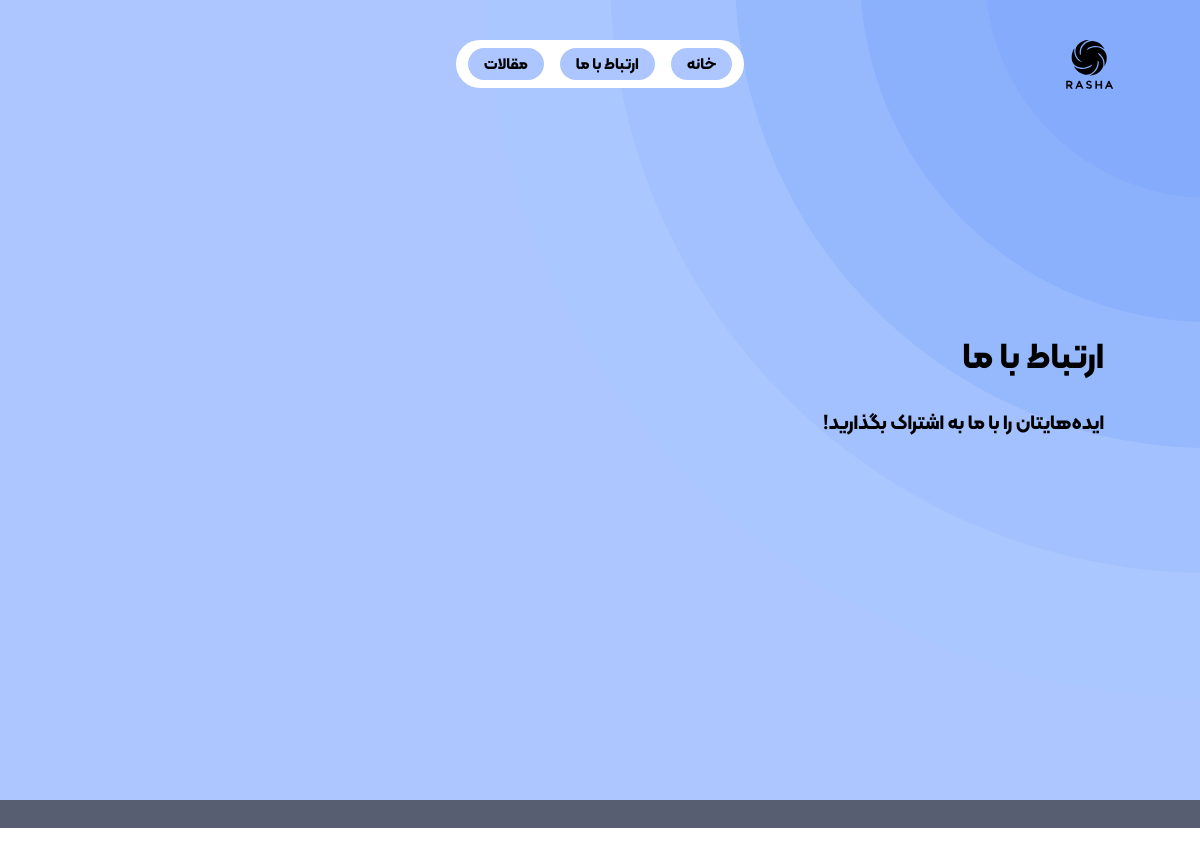
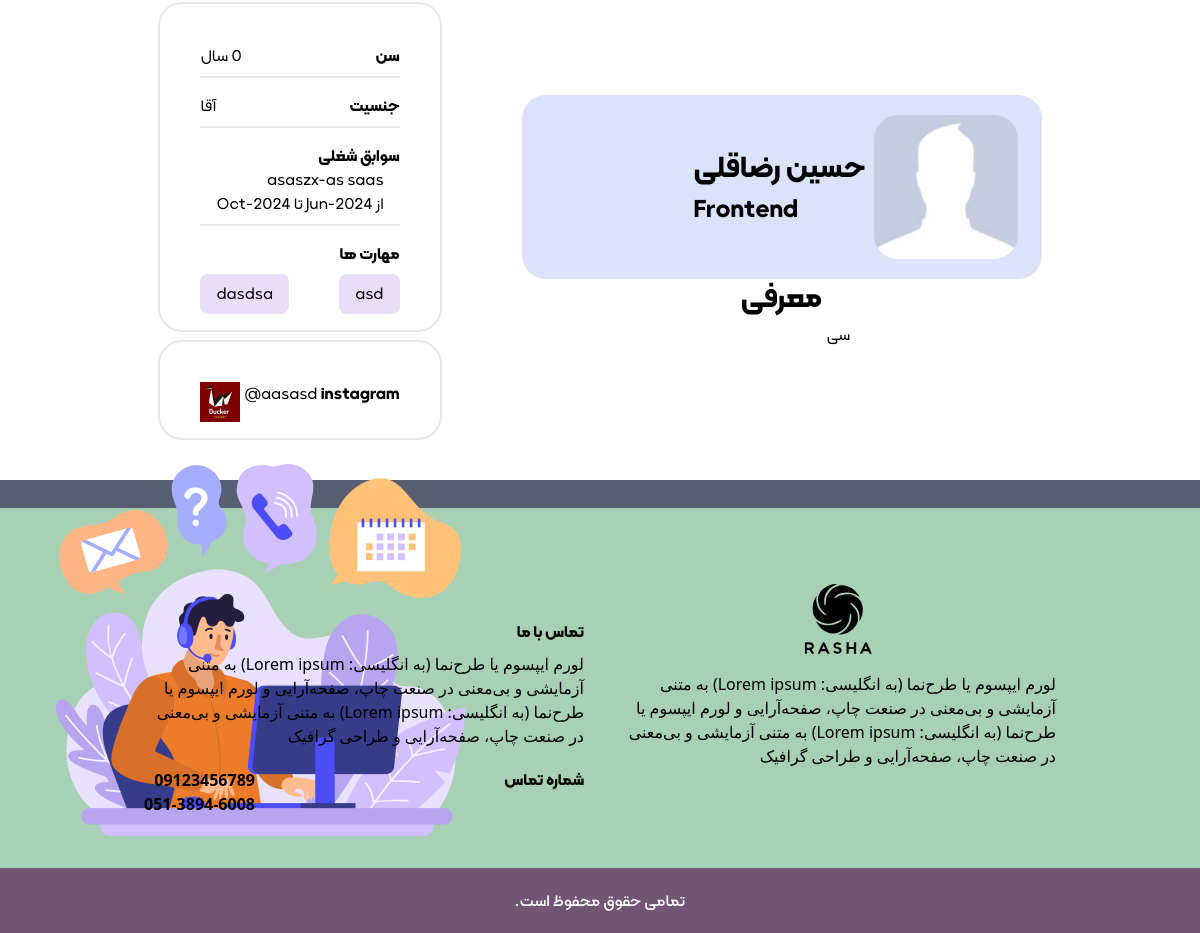
The app's page /user/hossein/ with its own data (2 pictures, top to bottom).
### core/models.py (models this page shows, shortened)
class Profile(models.Model):
    GENDER_CHOICES = (
        ('M', 'آقا'),
        ('F', 'خانم'),
    )
    user = models.OneToOneField(User, on_delete=models.CASCADE)
    age = models.PositiveSmallIntegerField(default=0)
    full_name = models.CharField(max_length=100)
    gender = models.CharField(max_length=1, choices=GENDER_CHOICES)
    avatar = models.ImageField(upload_to='avatars/')
    bio = models.TextField()
    role = models.CharField(max_length=100)
    skills = models.ManyToManyField('Skill', blank=True, verbose_name="skills")
    def get_image_url(self):
        if self.avatar:
            return self.avatar.url
        return None
    def __str__(self):
        return self.full_name

class WorkHistory(models.Model):
    user = models.ForeignKey(Profile, on_delete=models.CASCADE, related_name='work_history',
                             verbose_name="work history",
                             blank=True, null=True)
    title = models.CharField(max_length=200, verbose_name="work title", help_text="work title", blank=True,
                             null=True)
    company = models.CharField(max_length=200, verbose_name="company", help_text="company", blank=True, null=True)
    start_date = models.DateField(verbose_name="start date", help_text="start date", blank=True, null=True)
    end_date = models.DateField(verbose_name="end date", help_text="end date", blank=True, null=True)

class Skill(models.Model):
    name = models.CharField(max_length=100)
    image = models.ImageField(upload_to='skills/')
    def __str__(self):
        return self.name

class UserSocial(models.Model):
    user = models.ForeignKey(Profile, on_delete=models.CASCADE, related_name='ducker_socials',
                             verbose_name="ducker socials",
                             blank=True, null=True)
    title = models.CharField(max_length=500, blank=True, null=True, verbose_name="title",
                             help_text="social media title")
    social_id = models.CharField(max_length=500, blank=True, null=True, verbose_name="social id",
                                 help_text="social media id")
    link = models.CharField(max_length=500, blank=True, null=True, verbose_name="link",
                            help_text="social media link")
    logo = models.ImageField(upload_to='social_media/', blank=True, null=True, verbose_name="logo", )
    order = models.PositiveSmallIntegerField(verbose_name="icon order",
                                             default=1,
                                             blank=True,
                                             help_text="this number is the position of icon on front"
                                             )
    def get_image_url(self):
        if self.logo:
            return self.logo.url
        return None

class FrontSetting(models.Model):
    about_us_text = models.TextField(blank=True, null=True)
    footer_text = models.TextField(blank=True, null=True)
    contact_us_footer = models.TextField(blank=True, null=True)
    phone_1 = models.CharField(max_length=20, blank=True, null=True)
    phone_2 = models.CharField(max_length=20, blank=True, null=True)

### core/views.py (the view)
# urls.py: path('user/<str:username>/', views.user_detail, name='user_detail'),
def user_detail(request, username):
    user = User.objects.get(username=username)
    profile = Profile.objects.get(user=user)
    work_histories = WorkHistory.objects.filter(user=profile)
    socials = UserSocial.objects.filter(user=profile)
    context = {
        'profile': profile,
        'front_setting': FrontSetting.objects.first(),
        'work_histories': work_histories,
        'socials': socials,
    }
    return render(request, 'user_detail.html', context)

### templates/user_detail.html (shortened to what this page needs)
{% load static %}
<html lang="en">
<head>
    <link href="{% static '' %}output.css" rel="stylesheet" />
</head>
<body>
    <div class="h-screen bg-head-custom font-[kalame-bold]">
        <img class="absolute top-0 right-0" src="{% static '' %}assets/images/headbg.png" alt="">
        <div class="flex flex-row px-4 py-3 sm:flex-row sm:items-center rtl-grid sm:justify-center sm:h-32">
            <img class="custom-top-10 w-28 absolute left-1/2 center-cx sm:right-0 sm:left-auto sm:top-3"
                src="{% static '' %}assets/images/mainlogo.svg" alt="">
            <div id="listNavbar" class="hidden z-0 sm:flex bg-white px-3 py-2 rounded-3xl gap-4 rtl-grid">
                <a class="px-4 py-1 rounded-3xl bg-head-custom" href="/">خانه</a>
                <a class="px-4 py-1 rounded-3xl bg-head-custom" href="{% url 'core:contact_us' %}">ارتباط با ما</a>
                <a class="px-4 py-1 rounded-3xl bg-head-custom" href="/#blogs">مقالات</a>
            </div>
        </div>
        <div
            class="absolute max-[1200px]:w-96 max-[850px]:top-32 top-80 p-4 text-4xl right-20 max-[850px]:right-0 max-[850px]:text-2xl">
            <h1 class="text-black rtl-grid max-[1200px]:text-4xl text-c-big">ارتباط با ما</h1>
            <p class="text-xl rtl-grid pt-8"> ایده‌هایتان را با ما به اشتراک بگذارید!</p>
        </div>
        <div class="p-4 absolute bottom-20 max-[850px]:left-0 left-10">
            <img src="{% static '' %}assets/images/bgcallus.png" alt="">
        </div>
    </div>
    <div class=" h-7 bg-line-custom"></div>
    <div class="flex sm:flex-row-reverse flex-col items-center justify-center">
        <div class="p-10 flex flex-col items-center justify-center sm:w-1/2">
            <div
                class="bg-card flex flex-row-reverse items-center px-6 py-5 w-fit rounded-3xl font-[kalame-bold] w-full">
                <img class="w-20 sm:w-36 rounded-3xl" src="{{ profile.get_image_url }}" alt="user">
                <div class="p-2">
                    <h2 class="sm:text-3xl rtl-grid pb-2">{{ profile}}</h2>
                    <p class="sm:text-2xl">{{ profile.role }}</p>
                </div>
            </div>
            <div class="font-[kalame-regular] rtl-grid">
                <h2 class="text-3xl font-[kalame-bold] px-7">معرفی</h2>
                <p class="pt-2 px-7">
                    {{ profile.bio|linebreaks }}
                </p>
            </div>
        </div>
        <div class="p-10 pt-0 sm:pt-10 flex flex-col gap-2">
            <div class="font-[kalame-regular] flex flex-col rounded-3xl p-10 pb-4 box-border gap-4 border-2">
                <div class="flex rtl-grid justify-between border-b-2 pb-2">
                    <p class="font-[kalame-bold]">سن</p>
                    <p>{{ profile.age }} سال</p>
                </div>
                <div class="flex rtl-grid justify-between border-b-2 pb-2">
                    <p class="font-[kalame-bold]">جنسیت</p>
                    <p>{{ profile.get_gender_display }}</p>
                </div>
                <div class="flex flex-col rtl-grid justify-between border-b-2 pb-2">
                    <p class="font-[kalame-bold]">سوابق شغلی</p>
                    {% for work_history in work_histories %}
                    <div class="px-4">
                        <p>{{ work_history.company }}-{{ work_history.title }}</p>
                        <p dir="rtl">از {{ work_history.start_date|date:'Y-M' }} تا {{ work_history.end_date|date:'Y-M' }}</p>
                    </div>
                    {% endfor %}
                </div>
                <div class="flex rtl-grid flex-col justify-between gap-2">
                    <p class="font-[kalame-bold]">مهارت ها</p>
                    <div class="flex justify-between gap-2">
                        {% for skill in profile.skills.all %}
                        <p class="bg-s-card px-4 py-2 rounded-lg">{{ skill }}</p>
                        {% endfor %}
                    </div>
                </div>
            </div>
            <div class="font-[kalame-regular] flex flex-col rounded-3xl p-10 pb-4 box-border gap-4 border-2">
                {% for social in socials %}
                <div class="flex rtl-grid justify-between ">
                    <p class="font-[kalame-bold]">{{ social.title }}</p>
                    <div class="flex flex-row-reverse gap-1">
                        <img class="w-10 h-10" src="{{social.get_image_url}}" alt="">
                        <a href="{{ social.link }}"><p>{{ social.social_id }}@</p></a>
                    </div>
                </div>
                {% endfor %}
            </div>
        </div>
    </div>
    <div class=" h-7 bg-line-custom"></div>
    {% include 'partials/footer.html' %}
</body>
</html>

### templates/partials/footer.html
{% load static %}
 <div class="bg-footer  flex flex-col lg:flex-row lg:gap-8 lg:py-9 lg:px-36  justify-center px-7 rtl-grid ">
                <div class="lg:basis-1/2">
                    <div class="flex justify-center items-center">
                        <img class="h-32 lg:h-40 " src="{% static '' %}assets/images/mainlogo.svg" alt=""/>
                    </div>
                    <div class="pb-8 lg:relative lg:-top-8   ">
                        <p class="font-[kalame-regular] ">
                            {{ front_setting.footer_text|linebreaks }}
                        </p>
                    </div>
                </div>
                <div class="lg:basis-1/2 lg:pt-8  lg:relative lg:top-11">
                    <div class=" ">
                        <div>
                            <h3 class="font-[kalame-bold] font-bold pb-2 ">تماس با ما</h3>
                        </div>
                        <div>
                            <p class="font-[kalame-regular]">
                                {{ front_setting.contact_us_footer|linebreaks }}
                            </p>
                        </div>
                    </div>
                    <div class="flex flex-row  justify-between items-center py-10 lg:py-5  lg:items-start">
                        <div>
                            <h3 class="font-[kalame-bold]  font-bold  "> شماره تماس </h3>
                        </div>
                        <div>
                            <p class="font-bold">{{ front_setting.phone_1 }}</p>
                            <p class="font-bold">{{ front_setting.phone_2 }}</p>
                        </div>
                    </div>
                </div>
            </div>
            <div class="bg-line-footer h-[65px]  flex justify-center items-center ">
                <p class="font-[kalame-medium] text-white text-base rtl-grid">تمامی حقوق محفوظ است.</p>
            </div>

### records on screen
Profile: get_image_url (placeholder picture), full_name "حسین رضاقلی", role "Frontend", bio "سی", gender "آقا"
WorkHistory: company "asaszx", title "as saas", start_date "2024-Jun", end_date "2024-Oct"
Skill: name "asd"
Skill: name "dasdsa"
UserSocial: title "instagram", get_image_url (picture), social_id "aasasd"
FrontSetting: footer_text "لورم ایپسوم یا طرح‌نما (به انگلیسی: Lorem ipsum) به متنی آزمایشی و بی‌معنی در صنعت چاپ، صفحه‌آرایی و لورم ایپسوم یا طرح‌نما (به انگلیسی: Lorem ipsum) به متنی آزمایشی و بی‌معنی در صنعت چاپ، صفحه‌آرایی و طراحی گرافیک", contact_us_footer "لورم ایپسوم یا طرح‌نما (به انگلیسی: Lorem ipsum) به متنی آزمایشی و بی‌معنی در صنعت چاپ، صفحه‌آرایی و لورم ایپسوم یا طرح‌نما (به انگلیسی: Lorem ipsum) به متنی آزمایشی و بی‌معنی در صنعت چاپ، صفحه‌آرایی و طراحی گرافیک", phone_1 "09123456789", phone_2 "051-3894-6008"
